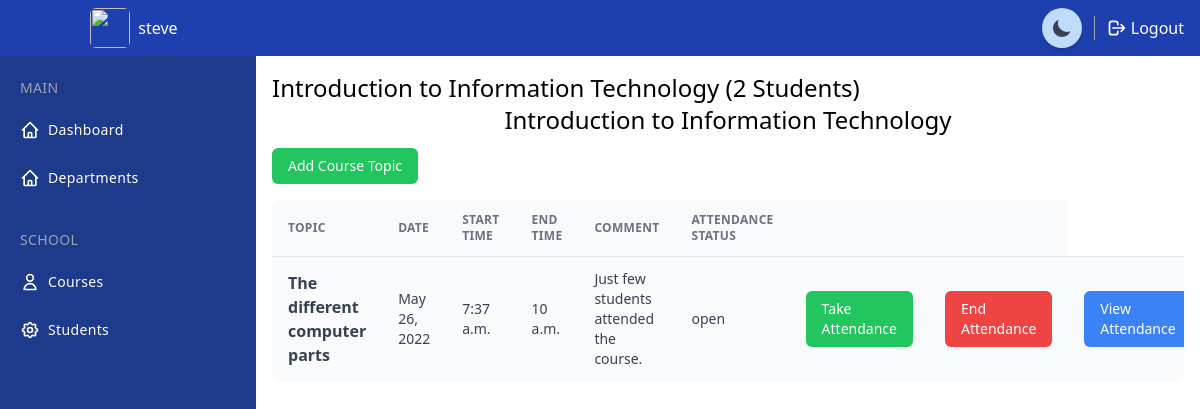
/course_topics/1 (signed in), run on an earlier commit of the app's database.
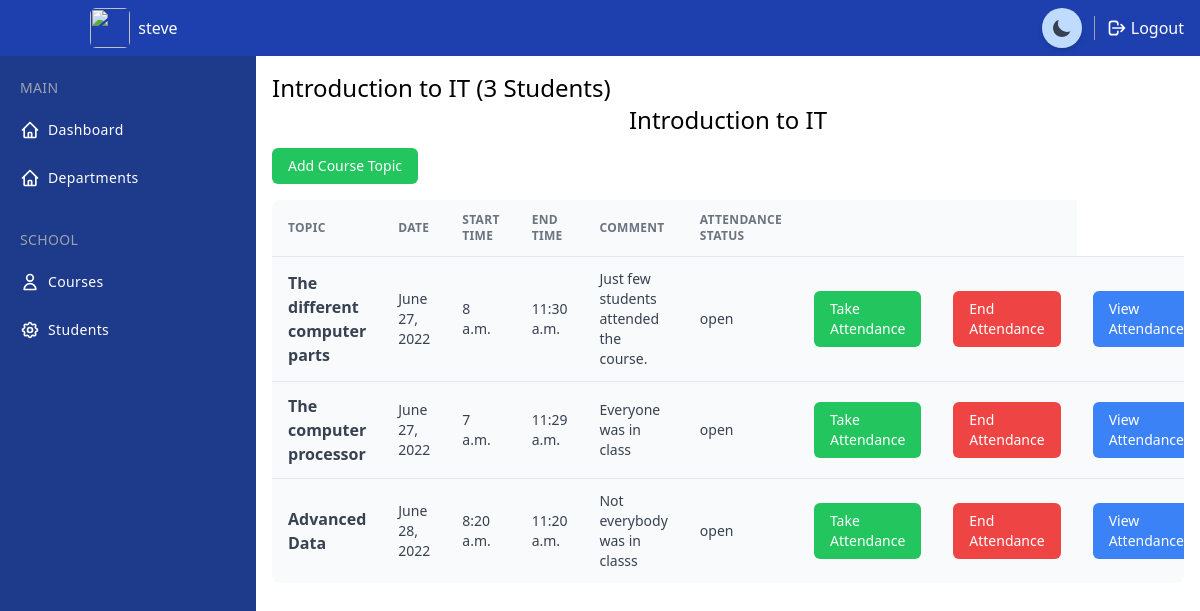
And on a later commit of the database.
### project/models.py (models this page shows, shortened)
class Course(models.Model):
    department = models.ForeignKey(Department, null=True, on_delete=models.SET_NULL)
    name = models.CharField(max_length=200)

class CourseTopic(models.Model):
    course = models.ForeignKey(Course, null=True, on_delete=models.SET_NULL)
    topic = models.CharField(max_length=200)
    date = models.DateField()
    start_time = models.TimeField()
    end_time = models.TimeField()
    comment = models.CharField(max_length=300, null=True)
    date_created = models.DateTimeField(auto_now_add=True)

### project/decorators.py (the view)
        def wrapper_func(request, *args, **kwargs):
            user = None
            if request.user.is_staff:
                user = 'staff'
            else :
                user = 'student'
            print(user)
            if user in allowed_roles:
                return view_func(request,*args, **kwargs)
            else:
                return HttpResponse('You are not authorized to view this page')

### project/views.py (called while the page is built)
@login_required()
@allowed_users(allowed_roles=['staff'])
def course_topic(request, pk):
    course = Course.objects.get(id=pk)
    course_topics = course.coursetopic_set.all()
    student_taking_course = Student.objects.filter(courses__id=course.id)
    context = {
        'course': course,
        'course_topics': course_topics,
        'total_students_taking_course' : student_taking_course.count()
    }
    return render(request, 'project/course_topics.html', context)

### project/templates/project/course_topics.html
{% extends 'project/main.html' %}
{% block content %}
<div class="h-full ml-14 mt-14 mb-10 md:ml-64">
    <div class="mt-4 mx-4">
        <h2 class="text-lg md:text-2xl font-medium">{{ course.name }} ({{total_students_taking_course}} Students)</h2>
        <h2 class="text-lg md:text-2xl font-medium text-center">{{ course.name }}</h2>
        <div class="mb-3 mt-3">
            <a href="{% url 'add_course_topic' course.id %}" class="inline-block px-4 py-2 rounded-md bg-green-500 text-sm text-white">Add Course Topic</a>
        </div>
    </div>
    <div class="mt-4 mx-4">
        <div class="w-full overflow-hidden rounded-lg shadow-xs">
            <div class="w-full overflow-x-auto">
                <table class="w-full">
                    <thead>
                        <tr
                            class="text-xs font-semibold tracking-wide text-left text-gray-500 uppercase border-b dark:border-gray-700 bg-gray-50 dark:text-gray-400 dark:bg-gray-800">
                            <th class="px-4 py-3">Topic</th>
                            <th class="px-4 py-3">Date</th>
                            <th class="px-4 py-3">Start Time</th>
                            <th class="px-4 py-3">End Time</th>
                            <th class="px-4 py-3">Comment</th>
                            <th class="px-4 py-3">Attendance Status</th>
                            <th class="px-4 py-3"></th>
                            <th class="px-4 py-3"></th>
                        </tr>
                    </thead>
                    <tbody class="bg-white divide-y dark:divide-gray-700 dark:bg-gray-800">
                        {% for course_topic in course_topics %}
                            <tr
                                class="bg-gray-50 dark:bg-gray-800 hover:bg-gray-100 dark:hover:bg-gray-900 text-gray-700 dark:text-gray-400">
                                <td class="px-4 py-3 font-semibold">{{course_topic.topic}}</td>
                                <td class="px-4 py-3 text-sm">{{course_topic.date}}</td>
                                <td class="px-4 py-3 text-sm">{{course_topic.start_time}}</td>
                                <td class="px-4 py-3 text-sm">{{course_topic.end_time}}</td>
                                <td class="px-4 py-3 text-sm">{{course_topic.comment}}</td>
                                <td class="px-4 py-3 text-sm">open</td>
                                <td class="px-4 py-3 text-sm">
                                    <a href="{% url 'attendance' course.id course_topic.id%}" class="inline-block px-4 py-2 rounded-md bg-green-500 text-sm text-white">Take Attendance</a>
                                </td>
                                <td class="px-4 py-3 text-sm">
                                    <a href="" class="inline-block px-4 py-2 rounded-md bg-red-500 text-sm text-white">End Attendance</a>
                                </td>
                                <td class="px-4 py-3 text-sm">
                                    <a href="{% url 'view_attendance' course_topic.id %}" class="inline-block px-4 py-2 rounded-md bg-blue-500 text-sm text-white">View Attendance</a>
                                </td>
                            </tr>
                        {% endfor %}
                    </tbody>
                </table>
            </div>
        </div>
    </div>
</div>
{% endblock %}

What changed in the data, as far as the page shows it:
changed Course: name "Introduction to Information Technology" → "Introduction to IT"
changed CourseTopic "The different computer parts": date "May 26, 2022" → "June 27, 2022"; start_time "7:37 a.m." → "8 a.m."; end_time "10 a.m." → "11:30 a.m."
added CourseTopic: topic "The computer processor", date "June 27, 2022", start_time "7 a.m.", end_time "11:29 a.m.", comment "Everyone was in class"
added CourseTopic: topic "Advanced Data", date "June 28, 2022", start_time "8:20 a.m.", end_time "11:20 a.m.", comment "Not everybody was in classs"
Also different on the page:
{{ total_students_taking_course }}: "2" → "3"
